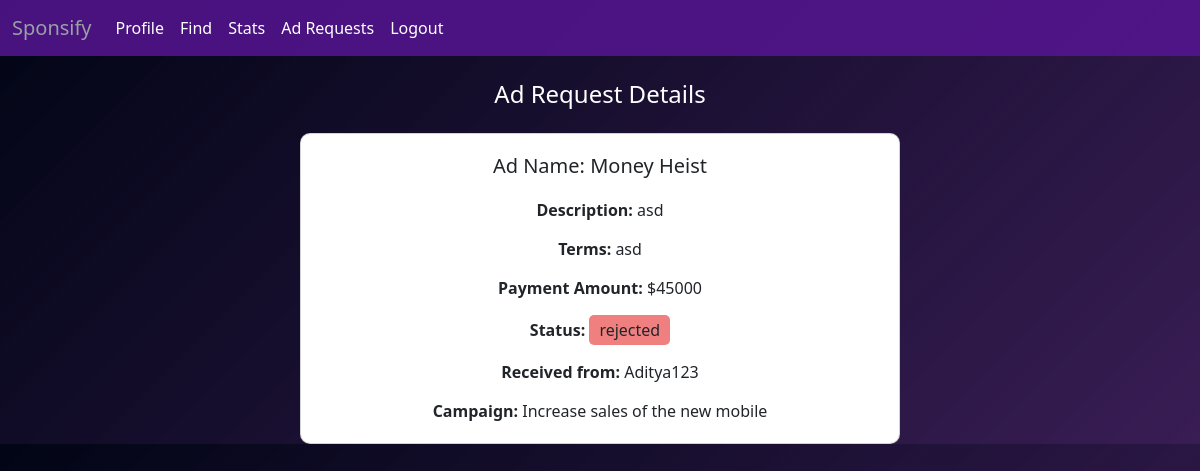
/influencer/ad_request/8 (signed in), run on the app's committed database.
### models.py (models this page shows, shortened)
class AdRequest(db.Model):
    id = db.Column(db.Integer, primary_key=True)
    campaign_id = db.Column(db.Integer, db.ForeignKey('campaign.id'), nullable=False)
    sponsor_id = db.Column(db.Integer, db.ForeignKey('sponsor.id'))
    influencer_id = db.Column(db.Integer, db.ForeignKey('influencer.id'), nullable=False)
    by_sponsor = db.Column(db.Boolean, default=False)
    ad_name = db.Column(db.Text)
    terms = db.Column(db.Text)
    description = db.Column(db.Text)
    payment_amount = db.Column(db.Integer)
    status = db.Column(db.String(10), default='pending')
    sponsor = db.relationship('Sponsor', backref='ad_requests_sent', lazy=True, overlaps="ad_requests")
    influencer = db.relationship('Influencer', backref='ad_requests_received', lazy=True, overlaps="ad_requests")

class User(db.Model):
    id = db.Column(db.Integer, primary_key=True)
    username = db.Column(db.String(80), unique=True, nullable=False)
    password = db.Column(db.String(120), nullable=False)
    role = db.Column(db.String(20), nullable=False)
    is_flag = db.Column(db.Boolean,default=False)
    sponsor = db.relationship("Sponsor", uselist=False, backref="user", cascade="all, delete-orphan")
    influencer = db.relationship("Influencer", uselist=False, backref="user", cascade="all, delete-orphan")

class Campaign(db.Model):
    id = db.Column(db.Integer, primary_key=True)
    sponsor_id = db.Column(db.Integer, db.ForeignKey('sponsor.id'), nullable=False)
    name = db.Column(db.String(100), nullable=False)
    description = db.Column(db.Text)
    niche = db.Column(db.Text)
    start_date = db.Column(db.Date)
    end_date = db.Column(db.Date)
    budget = db.Column(db.Integer)
    is_flag = db.Column(db.Boolean, default=False)
    visibility = db.Column(db.String(10), default='public')
    goals = db.Column(db.Text)
    ad_requests = db.relationship('AdRequest', backref='campaign', lazy=True)

### routes.py (the view)
@app.route("/influencer/ad_request/<int:ad_request_id>")
@login_required
def view_ad_request_inf(ad_request_id):
    ad_request = AdRequest.query.get_or_404(ad_request_id)
    return render_template("ad_request_influencer.html", ad_request=ad_request)

### routes.py (called while the page is built)
def login_required(f):
    @wraps(f)
    def wrap(*args, **kwargs):
        if 'user_id' not in session:
            flash("You need to login first")
            return redirect(url_for('login'))
        else:
            user_id  = session['user_id']
            user = User.query.filter_by(id=user_id).first()
            if user.is_flag:
                flash("You are flagged")
                return redirect(url_for('login'))
        return f(*args, **kwargs)
    return wrap

### templates/ad_request_influencer.html (shortened to what this page needs)
{% extends 'ifndash.html' %}
{% block content %}
<div class="container mt-4">
    <h4 class="text-center mb-4">Ad Request Details</h4>
    <div class="card mx-auto" style="max-width: 600px;">
        <div class="card-body text-center">
            <h5 class="card-title">Ad Name: {{ ad_request.ad_name }}</h5>
            <p class="card-text"><strong>Description:</strong> {{ ad_request.description }}</p>
            <p class="card-text"><strong>Terms:</strong> {{ ad_request.terms }}</p>
            <p class="card-text"><strong>Payment Amount:</strong> ${{ ad_request.payment_amount }}</p>
            <p class="card-text"><strong>Status:</strong>
                <span class="status-text"
                    {% if ad_request.status == 'rejected' %}style="background-color: lightcoral;"{% endif %}
                >
                    {{ ad_request.status }}
                </span>
            </p>
            {% if ad_request.by_sponsor %}
                <p class="card-text"><strong>Sent to:</strong> {{ ad_request.influencer.user.username }}</p>
            {% else %}
                <p class="card-text"><strong>Received from:</strong> {{ ad_request.influencer.user.username }}</p>
            {% endif %}
            <p class="card-text"><strong>Campaign:</strong> {{ ad_request.campaign.name }}</p>
        </div>
    </div>
</div>
{% endblock %}

### templates/ad_request_influencer.html (style rules this page uses)
body { background: linear-gradient(135deg, #010515 0%, #220341e5 100%); color: #fff; }
h4 { margin-top: 10px; text-align: center; }
.status-text { padding: 3px 10px; border-radius: 5px; display: inline-block; }
.card { margin-top: 20px; border-radius: 10px; }
.card-body { padding: 20px; }
.card-title { font-size: 1.25rem; margin-bottom: 20px; }
.card-text { font-size: 1rem; margin-bottom: 15px; }

### data on the page
AdRequest: ad_name "Money Heist", description "asd", terms "asd", payment_amount "45000", status "rejected"
User: influencer.user.username "Aditya123"
Campaign: campaign.name "Increase sales of the new mobile"
